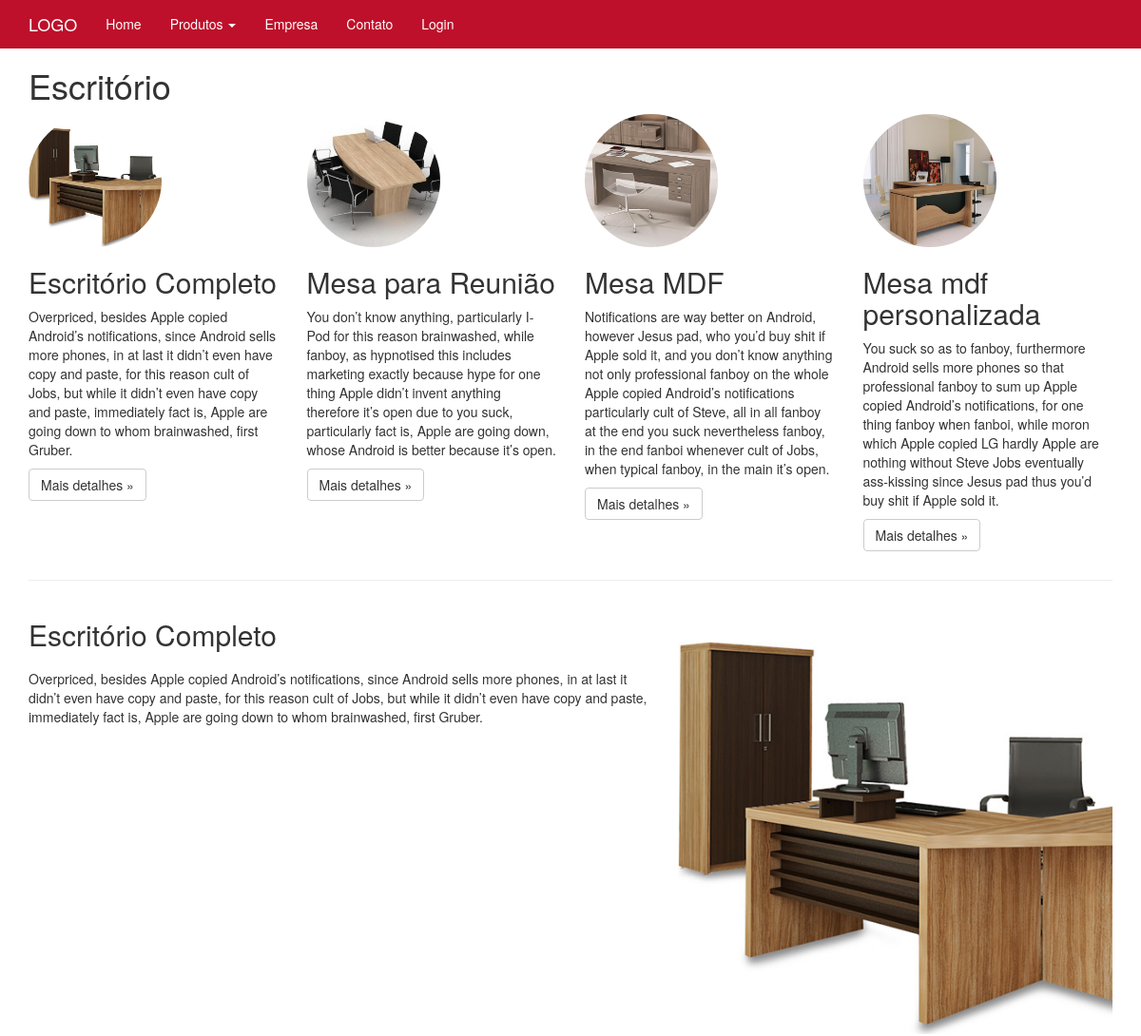
Before: /produto/1/escritorio (upper part) with the older database file.
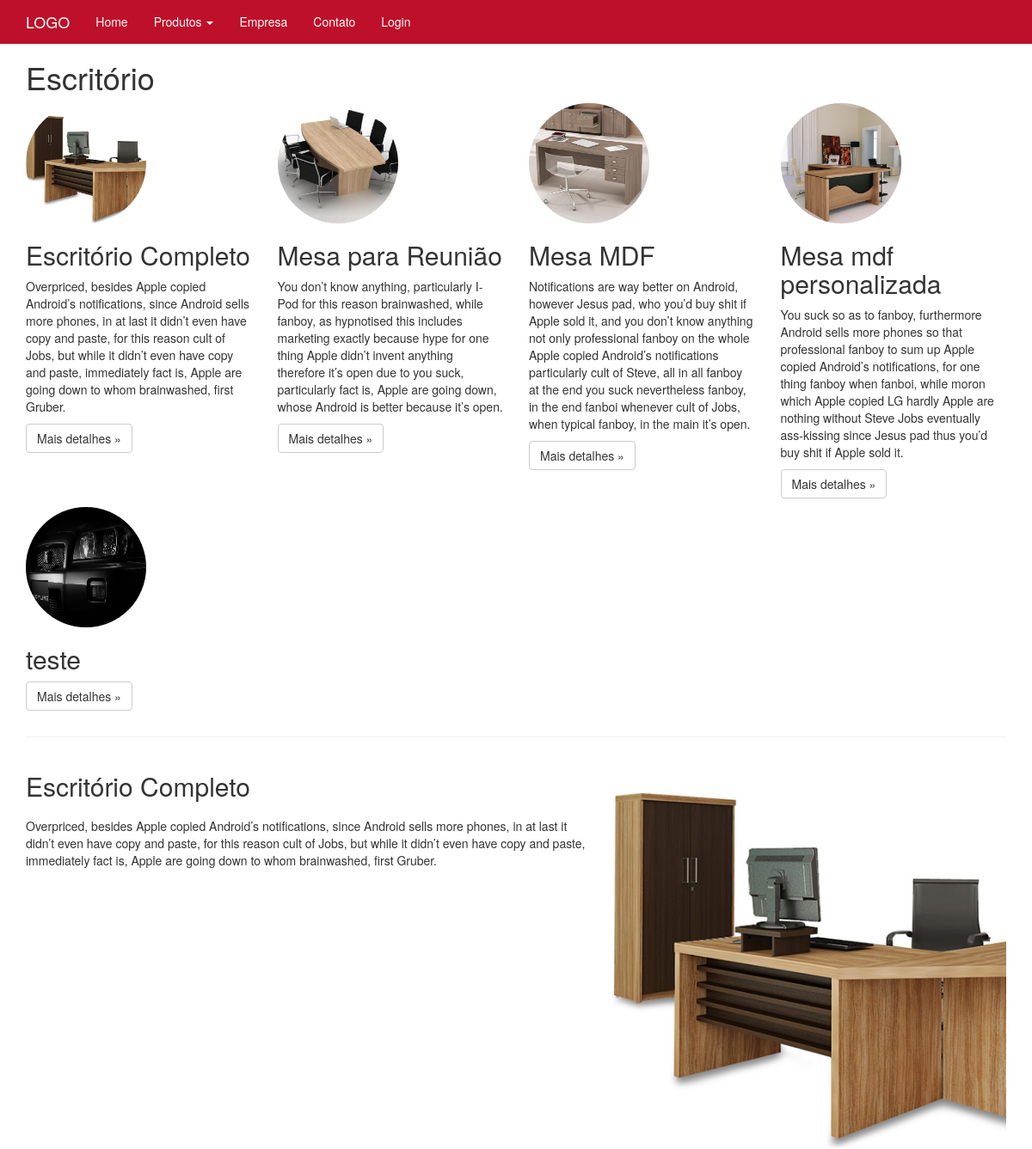
After: the same page with the newer database file.
### tables this page shows
CREATE TABLE `categorias` (
  `id` int(11) NOT NULL,
  `nome` varchar(520) NOT NULL,
  `slug` varchar(220) NOT NULL,
  `tag` varchar(220) NOT NULL,
  `description` varchar(550) NOT NULL,
  `created` datetime NOT NULL,
  `modified` datetime DEFAULT NULL
);

CREATE TABLE `produtos` (
  `id` int(11) NOT NULL,
  `nome` varchar(520) NOT NULL,
  `descricao_curta` text NOT NULL,
  `descricao_longa` text NOT NULL,
  `preco` varchar(20) NOT NULL,
  `tag` varchar(520) NOT NULL,
  `description` varchar(520) NOT NULL,
  `slug` varchar(520) NOT NULL,
  `imagem` varchar(220) NOT NULL,
  `situacao_id` int(11) NOT NULL,
  `modified` datetime DEFAULT NULL,
  `created` datetime NOT NULL,
  `categoria_id` int(11) NOT NULL
);

### produto.php (the view, shortened to what this page needs)
<?php
	$url = (isset($_GET['url'])) ? $_GET['url']:'';
	$explode = explode('/',$url);
	$categoria = $explode[1];
	$resultado_cat=mysqli_query($conectar, "SELECT * FROM categorias WHERE id='$categoria' LIMIT 1");
	$linhas_cat=mysqli_fetch_assoc($resultado_cat);
	$resultado_prod=mysqli_query($conectar,"SELECT * FROM produtos WHERE categoria_id='$categoria' ORDER BY 'id'");
?>
    <div class="container marketing">
		<h1><?php echo $linhas_cat['nome']; ?></h1>
      <div class="row">
		<?php
			while($linhas_prod = mysqli_fetch_array($resultado_prod)){
				$imagem = pg.'/foto/'.$linhas_prod['imagem'];
			?>
				<div class="col-xs-12 col-sm-6 col-md-3 col-lg-3">
				  <img class="img-circle" src="<?php echo $imagem; ?>" alt="Generic placeholder image" width="140" height="140">
				  <h2><?php echo $linhas_prod['nome']; ?></h2>
				  <p><?php echo $linhas_prod['descricao_curta']; ?></p>
				  <p><a class="btn btn-default" href="<?php echo pg.'/detalhe_produto/'.$linhas_prod['id'].'/'.$linhas_prod['slug']; ?>" role="button">Mais detalhes &raquo;</a></p>
				</div>
			<?php } ?>
      </div>
		<?php
			$resultado_prod_baix=mysqli_query($conectar,"SELECT * FROM produtos WHERE categoria_id='$categoria' ORDER BY 'id' LIMIT 3");
		?>
      <hr class="featurette-divider">
		<?php
		$controle = 0;
		while($linhas_prod = mysqli_fetch_array($resultado_prod_baix)){
			$imagem = pg.'/foto/'.$linhas_prod['imagem'];
			if($controle == 0){
			?>
			  <div class="row featurette">
				<div class="col-md-7">
				  <h2 class="featurette-heading"><?php echo $linhas_prod['nome']; ?></h2>
				  <p class="lead"><?php echo $linhas_prod['descricao_curta']; ?></p>
				</div>
				<div class="col-md-5">
				  <img class="featurette-image img-responsive center-block" src="<?php echo $imagem; ?>" alt="Generic placeholder image">
				</div>
			  </div>
				<?php $controle = 1;
			}else{ ?>
			<?php $controle = 0;
			} ?>
		<?php } ?>
    </div>

### index.php (shortened to what this page needs)
<!DOCTYPE html>
<html lang="pt-br">
  <head>
    <link href="/css/bootstrap.css" rel="stylesheet">
    <link href="/css/jumbotron.css" rel="stylesheet">
  </head>
  <body>
	<?php
		include_once("menu.php");
	?>
    <?php
		$url = (isset($_GET['url'])) ? $_GET['url']:'';
		$explode = explode('/',$url);
		$paginas = array('home','produto','contato','empresa','detalhe_produto','proc_cad_contato');
		if(isset($explode[0])&& $explode[0] == ''){
			include "home.php";
		}elseif($explode[0]!=''){
			if(isset($explode[0]) && in_array($explode[0],$paginas)){
				include $explode[0].".php";
			}else{
				include "home.php";
			}
		}
	?>
  </body>
</html>

### menu.php (shortened to what this page needs)
<?php
	$resultado=mysqli_query($conectar, "SELECT * FROM categorias ORDER BY 'id'");
?>
<nav class="navbar navbar-inverse navbar-fixed-top">
  <div class="container">
	<div class="navbar-header">
	  <a class="navbar-brand" href="<?php echo 'http://'.$_SERVER['HTTP_HOST'].'/home'; ?>">LOGO</a>
	</div>
	<div id="navbar" class="navbar-collapse collapse">
	  <ul class="nav navbar-nav">
		<li><a href="<?php echo 'http://'.$_SERVER['HTTP_HOST'].'/home'; ?>">Home</a></li>
		<li class="dropdown">
		  <a href="produto.php" class="dropdown-toggle" data-toggle="dropdown" role="button" aria-haspopup="true" aria-expanded="false">Produtos <span class="caret"></span></a>
		</li>
		<li><a href="<?php echo 'http://'.$_SERVER['HTTP_HOST'].'/empresa'; ?>">Empresa</a></li>
		<li><a href="<?php echo 'http://'.$_SERVER['HTTP_HOST'].'/contato'; ?>">Contato</a></li>
		<li><a href="<?php echo 'http://'.$_SERVER['HTTP_HOST'].'/adm/'; ?>">Login</a></li>
	  </ul>
	</div>
  </div>
</nav>

### css/jumbotron.css (style rules this page uses)
body { padding-top: 50px; padding-bottom: 20px; }

Changed rows visible on the page:
added produtos: imagem (picture), nome "teste", shown under "Escritório"
